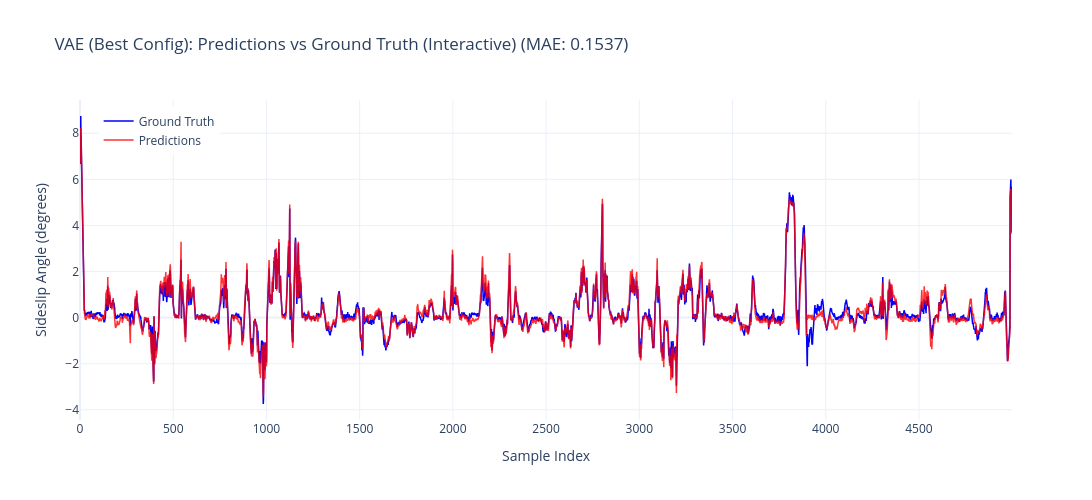

Notebook cell for this chart:
### Markdown cell above
## Interactive Predictions vs Ground Truth

### Code cell
# Interactive line plot showing predictions overlaid on ground truth
from utils.visualization import plot_predictions_vs_truth

fig_line = plot_predictions_vs_truth(
    val_preds, val_targets,
    title='VAE (Best Config): Predictions vs Ground Truth (Interactive)',
    max_samples=5000
)
fig_line.show()

### Figure 1 — Plotly figure (JSON) as saved in the notebook; plotly's stock layout.template omitted (floating-point values rounded to 4 significant figures; data arrays with more than 128 entries replaced by an {"elided": "..."} marker saying what was removed)
{"data": [{"hovertemplate": "Index: %{x}<br>Truth: %{y:.3f}<extra></extra>", "line": {"color": "blue", "width": 1.5}, "mode": "lines", "name": "Ground Truth", "type": "scatter", "y": {"elided": "5000 float values"}}, {"hovertemplate": "Index: %{x}<br>Pred: %{y:.3f}<extra></extra>", "line": {"color": "red", "width": 1.5}, "mode": "lines", "name": "Predictions", "opacity": 0.8, "type": "scatter", "y": {"elided": "5000 float values"}}], "layout": {"height": 500, "hovermode": "x unified", "legend": {"x": 0.02, "y": 0.98}, "title": {"text": "VAE (Best Config): Predictions vs Ground Truth (Interactive) (MAE: 0.1537)"}, "width": 1200, "xaxis": {"title": {"text": "Sample Index"}}, "yaxis": {"title": {"text": "Sideslip Angle (degrees)"}}}}
